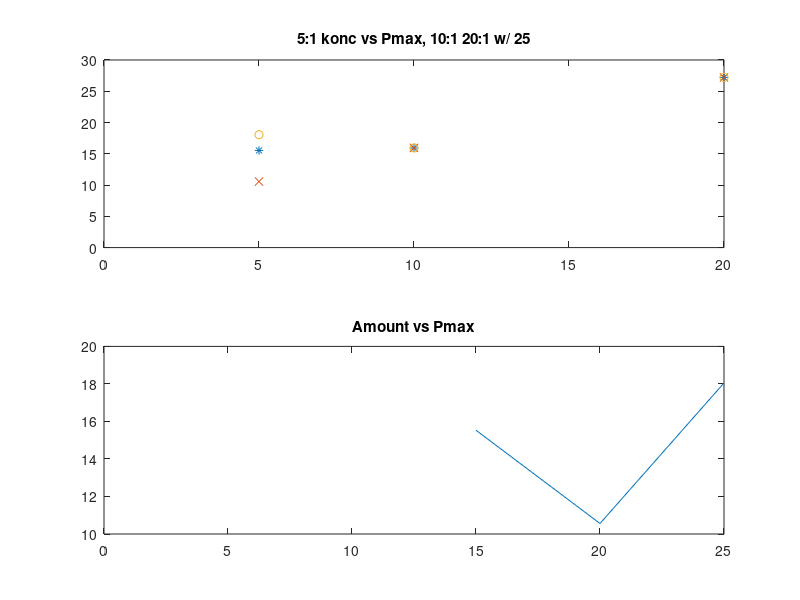

Source code (MATLAB):
close all
clear

res = [999999 899999 799999 699999 599999 499999 399999 299999 199999 99999 89999 79999 69999 59999 49999 39999 29999 19999 9999 8999 7999 6999 5999 4999 3999 2999 1999 999 899 799 699 599 499 399 299 199 99 89 79 69 59 49 39 29 19 9 8 7 6 5 4 3 2 1 0];

%--------------------------------------------------------------------------
%w 5 measurements, airampo

%stora b?garen
%mV, 999 999 - 0 Ohm
aC1_V = 200;
aC2_V = [600 600 530 530 529 529 529 528 528 527 526 522 521 520 518 517 515 513 509 507 497 486 443 431 418 401 377 343 297 232 160 073 064 057 49.1 40.6 32.5 24.4 16.2 8.0 7.2 6.4 5.6 4.7 3.9 3.0 2.2 1.4 0.6 0.4 0.3 0.3 0.2 0.1 0];

aB1_V = [402 402 396 393 388 385 374 374 363 358 349 336 330 323 316 306 296 287 286 282 283 284 282 192 073 052 026 023 021 19.7 17.0 14.2 8.7 5.8 2.8 2.5 2.2 1.9 1.6 1.3 1.0 0.7 0.4 0.1 0.1 0 0 0 0 0 0 0 0 0 0];
aB2_V = 490;
aB3_V = [566 566 564 563 561 559 557 555 553 550 547 540 539 533 527 522 516 509 498 474 402 374 340 310 276 235 193 149 101 48.5 43.6 38.6 33.5 28.6 23.5 18.9 14.0 9.2 4.5 4.0 3.5 3.1 2.6 2.1 1.6 1.2 0.7 0.3 0.2 0.2 0.1 0.1 0 0 0];

aC2_I = aC2_V./res;
aB1_I = aB1_V./res;
aB3_I = aB3_V./res;

% figure
% plot(aC2_I, aC2_V, aB1_I, aB1_V, aB3_I, aB3_V);
% legend('2C', '1B', '3B')
% title('1st airampo 2C 1B 3B')


%------------------------------------------------------------------------------------------------------
%------------------------------------------------------------------------------------------------------

%w 6 monday

%airampo, mV
aBprim1_V = [538 538 540 539 540 539 539 538 538 536 534 530 529 526 524 521 517 510 496 431 421 406 388 366 325 385 227 157 119 97 82 68 54 41 27 14 13 12 11 9 8 7 6 5 3 2 1 0.9 0.8 0.7 0.6 0.5 0.4 0.2 0];
aBprim1_I = aBprim1_V./res;
aBprim2_V = [612 612 610 609 609 608 607 606 605 604 603 601 600 598 597 595 593 589 583 564 559 552 545 535 521 500 565 389 201 175 155 135 115 105 56 37 19 17 14 12 10.5 8.6 7.0 5.1 4.0 2.0 1.5 1.3 1.1 0.9 0.7 0.6 0.4 0.2 0];
aBprim2_I = aBprim2_V./res;

aCprim1_V = [602 602 602 602 602 601 600 598 594 591 587 585 584 581 576 571 563 545 497 582 466 444 415 392 342 270 189 92.0 80.0 72.0 62.9 53.0 42.8 36.7 25.5 17.7 8.8 7.0 6.8 6.0 5.0 4.3 3.3 2.5 1.7 0.9 0.6 0.6 0.5 0.4 0.3 0.2 0.1 0 0];
aCprim1_I = aCprim1_V./res;
%felk?lla beh?vde s?tta p? silver 2ggr
aCprim2_V = [562 562 445 444 442 429 412 413 400 395 381 377 375 370 372 365 360 354 343 292 278 266 255 237 217 185 141 80 73.6 66.0 58.8 50.3 41.8 33.6 25.6 16.8 8.3 7.5 6.6 5.6 4.8 4.0 3.1 2.4 1.5 0.7 0.6 0.5 0.5 0.4 0.3 0.2 0.1 0 0];
aCprim2_V = aCprim2_V./res;

% figure
% subplot(2, 1, 1)
% plot(aBprim1_I, aBprim1_V, aBprim2_I, aBprim2_V)
% title('2nd airampo 1B 2B')
% xlim([0 0.55])
% legend('1', '2')
% subplot(2, 1, 2)
% plot(aCprim1_I, aCprim1_V, aCprim2_V, aCprim2_V)
% title('2nd airampo 1C 2C')
% xlim([0 0.55])
% legend('1', '2')


% %black maize ------------------------------------------------------------
%1:1
mX1_V = [516 516 511 509 506 504 502 500 496 491 477 467 463 455 447 437 423 401 365 270 204 183 161 142 122 99 77.0 53.8 25.5 22.1 19.2 17.1 13.6 11.4 8.8 6.5 4.3 2.1 1.9 1.6 1.4 1.2 0.9 0.7 0.5 0.3 0.2 0.1 0.1 0 0 0 0 0 0];
mX1_I = mX1_V./res;
mX2_V = [557 557 557 557 556 555 555 554 552 551 550 549 548 546 545 544 541 535 522 517 512 507 500 487 472 439 363 179 160 149 127 108 90.9 72.0 54.1 36.5 18.2 16.2 14.3 12.3 10.5 9.0 7.2 5.3 3.5 1.7 1.4 1.3 1.1 0.9 0.8 0.5 0.2 0.1 0];
mX2_I = mX2_V./res;

%2:1
mY1_V = [525 525 525 525 525 525 525 525 525 522 521 521 521 520 519 518 517 516 511 499 495 491 486 481 474 463 444 412 275 246 218 187 157 124 93 61 31 27 24 20 17.6 14.7 12.0 8.6 5.7 2.7 2.5 2.1 1.8 1.5 1.2 0.9 0.6 0.3 0];
mY1_I = mY1_V./res;
mY2_V = [584 584 584 583 583 583 582 581 581 580 576 575 574 571 571 569 567 562 553 530 520 512 501 488 467 435 280 177 123 113 98.7 85.1 69.4 55.2 41.3 27.0 13.9 12.5 10.7 9.4 7.9 6.6 5.3 3.9 2.6 1.2 1.1 1.0 0.8 0.7 0.6 0.4 0.3 0.2 0];
mY2_I = mY2_V./res;

%4:1
%m?ngden majs f?r andra m?tningen
mZ1_V = [536 536 536 535 535 534 534 533 532 531 530 528 528 527 525 524 522 519 510 506 502 497 492 486 475 460 428 307 277 246 219 186 157 134 94.2 63.5 32.2 28.8 25.3 22.3 19.0 15.7 12.6 9.4 6.1 2.8 2.5 2.3 1.9 1.6 1.3 0.9 0.6 0.2 0];
mZ1_I = mZ1_V./res;
mZ2_V = [530 530 528 529 528 527 526 526 525 524 523 522 521 510 519 517 516 513 504 501 499 496 492 486 478 463 437 336 307 280 247 210 177 142 108 71.4 35.0 31.3 27.6 24.0 21.5 18.6 13.0 10.1 6.6 3.1 2.8 2.5 2.1 1.8 1.4 1.1 0.7 0.4 0];
mZ2_I = mZ2_V./res;

%1:1
%mer majs ?n 2a, 15:15 ist?llet f?r 10:10
mXs1_V = [531 531 531 530 530 530 529 528 527 526 525 523 522 521 519 517 515 514 504 501 497 492 486 479 470 456 422 299 274 241 215 192 160 127 95.2 63.0 31.6 28.2 25.4 21.6 19.1 16.0 12.6 9.3 6.1 2.9 2.5 2.2 1.9 1.6 1.3 1.0 0.7 0.4 0];
mXs1_I = mXs1_V./res;
mXs2_V = [554 554 553 552 552 552 551 550 549 548 546 545 544 543 542 540 538 535 529 513 507 502 494 485 470 450 401 298 174 146 132 114 98 81 67.5 50.5 33.7 17.0 14.6 12.9 11.2 9.7 8.2 6.5 4.7 3.1 1.4 1.3 1.1 0.9 0.8 0.7 0.5 0.3 0];
mXs2_I = mXs2_V./res;

%? = w
%2:1, 15:7,5g
mYs1_V = [520 520 519 520 520 519 519 519 518 517 517 517 516 516 515 514 511 507 494 490 486 481 475 465 450 427 381 249 227 206 180 158 135 111 85.4 58.0 29.0 25.5 22.5 19.6 16.6 13.7 10.9 8.1 5.1 2.5 2.1 1.9 1.6 1.3 1.1 0.8 0.5 0.2 0];
mYs1_I = mYs1_V./res;
%ljus glappar
mYs2_V = [547 547 546 546 544 544 543 542 541 540 538 537 535 534 533 532 530 527 522 506 502 496 491 485 474 456 425 356 186 167 149 130 112 93.6 75.0 55.7 37.1 18.6 16.6 14.7 12.8 11.0 9.1 7.1 5.4 3.5 1.7 1.5 1.3 1.1 0.9 0.6 0.4 0.2 0];
mYs2_I = mYs2_V./res;

% figure
% subplot(5, 1, 1)
% plot(mX1_I, mX1_V, mX2_I, mX2_V)
% title('1st maize X')
% xlim([0 0.35])
% legend('1', '2')
% subplot(5, 1, 2)
% plot(mY1_I, mY1_V, mY2_I, mY2_V)
% title('1st maize Y')
% xlim([0 0.35])
% legend('1', '2')
% subplot(5, 1, 3)
% plot(mZ1_I, mZ1_V, mZ2_I, mZ2_V)
% title('1st maize Z')
% xlim([0 0.35])
% legend('1', '2')
% subplot(5, 1, 4)
% plot(mV1_I, mV1_V, mV2_I, mV2_V)
% title('1st maize V')
% xlim([0 0.35])
% legend('1', '2')
% subplot(5, 1, 5)
% plot(mW1_I, mW1_V, mW2_I, mW2_V)
% title('1st maize W')
% xlim([0 0.35])
% legend('1', '2')


%------------------------------------------------------------------------------------------------------
%------------------------------------------------------------------------------------------------------
%10/02
%3e m?tningen, majs och kanske airampo med polymer sen

%4 majs

%1:1 - en kvar
%m111_V = [366];
%m112_V = [150];
%ngt ?r fel - oklart vad
%m?ste ha f?rsk majs?
%elektrolyten ?r f?r gammal?
m113_V = [561 561 561 560 558 557 556 555 552 549 547 546 545 544 541 539 536 531 517 511 506 499 490 478 459 423 342 175 155 140 120 105 87 68 53 37 18 16 15 12.3 10.5 8.6 6.8 5.3 3.4 1.6 1.4 1.3 1.1 0.9 0.8 0.6 0.4 0.2 0];
m113_I = m113_V./res;

%2:1 - en kvar
%2 m?tna med d?liga utrustningen
m212_V = [550 550 548 547 545 545 544 543 541 549 539 537 536 535 534 533 531 528 521 518 516 512 508 502 494 480 451 348 325 298 265 230 181 142 111 76.2 42.0 37.1 33.3 29.1 25.1 20.7 16.6 12.3 8.1 3.9 3.5 3.1 2.6 2.2 1.8 1.3 0.9 0.5 0];
m212_I = m212_V./res;

%4:1
m411_V = []; %fuckad
m412_V = [615 615 614 614 613 612 611 610 609 607 606 604 603 601 600 597 593 588 570 563 557 549 539 523 498 448 335 166 146 130 113 97.4 81.4 66.5 48.8 32.3 16.2 14.5 12.8 11.2 9.6 8.0 6.3 4.7 3.1 1.5 1.3 1.2 1.0 0.8 0.7 0.6 0.4 0.2 0];
m412_I = m412_V./res;
m413_V = []; %rispad

%5:1
m511_V = [568 568 567 566 565 565 563 561 559 557 553 552 551 548 547 544 541 539 536 530 515 506 500 490 480 463 437 385 293 162 145 128 113 98.7 83.6 67.1 51.3 35.0 18.0 16.2 14.4 12.4 10.6 8.9 7.0 5.2 3.4 1.4 1.3 1.0 0.9 0.7 0.5 0.3 0];
m511_I = m511_V./res;
m512_V = [609 609 608 608 607 606 606 604 603 602 600 599 596 595 592 591 588 583 571 565 561 555 547 537 523 495 423 222 198 175 153 131 109 87.8 66.2 44.0 22.0 19.6 17.4 15.1 13.0 11.1 8.5 6.3 4.1 1.9 1.7 1.5 1.2 1.0 0.8 0.6 0.4 0.2 0];
m512_I = m512_V./res;
m513_V = []; %f?r l?g, 10mV h?gsta med bra m?tutrustning

%10:1
m1011_V = [620 620 620 620 620 619 618 617 616 614 612 611 610 609 607 605 602 597 581 575 570 563 555 543 523 491 412 215 190 170 150 128 106 85.0 63.6 42.1 20.9 18.6 16.6 14.3 12.2 10.1 8.0 6.0 3.9 1.9 1.6 1.4 1.2 1.0 0.8 0.6 0.4 0.2 0];
m1011_I = m1011_V./res;
m1012_V = [578 578 577 576 575 574 573 572 571 570 569 568 567 566 565 564 562 558 545 542 539 535 530 523 515 495 454 287 262 235 206 176 148 119 90.2 60.2 29.6 26.6 23.5 20.6 17.6 14.6 11.6 8.6 5.6 2.6 2.3 2.0 1.7 1.5 1.1 0.9 0.6 0.3 0];
m1012_I = m1012_V./res;
m1013_V = [589 589 589 589 588 588 587 587 586 585 584 582 581 579 578 576 574 572 568 562 545 537 530 521 510 492 460 404 306 165 147 132 117 101 85.0 68.4 51.6 34.9 16.0 14.2 12.3 10.6 8.8 7.0 5.2 3.4 1.6 1.5 1.3 1.1 0.9 0.7 0.5 0.4 0];
m1013_I = m1013_V./res; %hade 52 m?tpukter - la till 2 589 i b?rjan


m113_P = m113_V.*m113_I;
mX1_P = mX1_V.*mX1_I;
mX2_P = mX2_V.*mX2_I;
mXs1_P = mXs1_V.*mXs1_I;
mXs2_P = mXs2_V.*mXs2_I;
m212_P = m212_V.*m212_I;
mY1_P = mY1_V.*mY1_I;
mY2_P = mY2_V.*mY2_I;
mYs1_P = mYs1_V.*mYs1_I;
mYs2_P = mYs2_V.*mYs2_I;
m412_P = m412_V.*m412_I;
mZ1_P = mZ1_V.*mZ1_I;
mZ2_P = mZ2_V.*mZ2_I;
m511_P = m511_V.*m511_I;
m512_P = m512_V.*m512_I;
m1011_P = m1011_V.*m1011_I;
m1012_P = m1012_V.*m1012_I;
m1013_P = m1013_V.*m1013_I;

%27/2 -----------------------------------------------------
%sista omgangen mata majs, bestamma konc
%monicas matutrustning
%----------------------------------------------------------

%4.3-5V i grund?
%from 2.59 p?hittat pga m?tfel
m511_15_V = [487 486 485 483 481 478 474 466 447 353 325 301 267 235 200 163 126 86 46 39 36 31 28 23 19 17 20 7.12 6.35 6.43 6.33 5.91 5.76 4.19 4.30 3.37 3.03 2.96 2.89 2.85 2.81 2.76 2.72 2.70 2.69 2.66 2.56 2.0 1.71 1.21 1.0 1.0 0.7 0.3 0];
m511_15_I = m511_15_V./res;
m511_15_P = m511_15_V.*m511_15_I;
m512_15_V = [501 501 501 501 500 500 500 499 496 495 494 492 491 489 485 479 466 414 394 371 341 305 262 216 166 113 54 49.3 49.3 43.9 38.4 32.8 27.4 21.9 16.5 10.8 5.3 4.8 4.2 3.6 3.1 2.5 2.0 1.4 0.9 0.3 0.3 0.2 0.2 0.1 0.1 0 0 0 0];
m512_15_I = m512_15_V./res;
m512_15_P = m512_15_V.*m512_15_I;
m513_15_V = [517 517 516 515 515 514 514 513 513 511 508 506 504 503 501 499 495 489 476 420 401 378 348 311 270 222 172 119 57.2 51.5 45.8 40.0 34.4 28.6 22.9 17.2 11.5 5.7 5.1 4.6 4.0 3.4 2.9 2.3 1.7 1.1 0.6 0.5 0.4 0.3 0.3 0.2 0.1 0.1 0];
m513_15_I = m513_15_V./res;
m513_15_P = m513_15_V.*m513_15_I;
%m514_15_V = []; %gav inget
%m514_15_I = m514_15_V./res;
%m514_15_P = m514_15_V.*m514_15_I;

m511_20_V = [504 504 504 503 502 501 500 499 497 492 478 472 466 460 449 434 409 354 297 170 143 127 112 97.0 64.4 48.9 33.3 16.0 14.4 12.8 11.2 9.6 8.0 6.4 4.8 3.2 1.6 1.4 1.3 1.1 1.0 0.8 0.7 0.5 0.3 0.2 0.2 0.1 0.1 0.1 0.1 0.1 0.1 0 0];
m511_20_I = m511_20_V./res;
m511_20_P = m511_20_V.*m511_20_I;
m512_20_V = [512 511 510 510 509 508 508 507 505 500 498 496 494 492 488 481 470 444 325 300 273 244 213 181 148 114 78.1 37.6 33.7 30 26.2 22.4 18.6 15.0 11.2 7.5 3.8 3.4 3.0 2.6 1.9 1.5 1.1 0.7 0.5 0.4 0.3 0.3 0.3 0.2 0.2 0.1 0.1 0.1 0];
m512_20_I = m512_20_V./res;
m512_20_P = m512_20_V.*m512_20_I;
m513_20_V = [529 528 528 527 526 526 525 523 520 511 508 505 501 496 487 474 448 387 252 218 196 174 150 126 102 77.7 53.0 25.5 22.7 20.1 17.6 15.1 12.6 10.1 7.6 5.0 2.5 2.3 2.0 1.8 1.5 1.3 1.0 0.8 0.5 0.3 0.2 0.2 0.2 0.2 0.1 0.1 0.1 0.1 0];
m513_20_I = m513_20_V./res;
m513_20_P = m513_20_V.*m513_20_I;
%m514_20_V = []; %borta!
%m514_20_I = m514_20_V./res;
%m514_20_P = m514_20_V.*m514_20_I;
%m515_20_V = []; %gav inget
%m515_20_I = m515_20_V./res;
%m515_20_P = m515_20_V.*m515_20_I;

m511_25_V = [505 506 506 506 506 505 505 504 503 500 ...
    498 497 496 494 491 488 482 469 418 ...
    400 380 352 321 281 231 180 125 60.4 ...
    54.3 48.3 42.3 36.2 30.2 24.1 18.1 12.1 6.1 ...
    5.5 4.9 4.3 3.7 3.0 2.4 1.8 1.2 0.6 ...
    0.5 0.5 0.4 0.3 0.3 0.2 0.2 0.1 0];
m511_25_I = m511_25_V./res;
m511_25_P = m511_25_V.*m511_25_I;
m512_25_V = [497 497 497 496 496 495 495 494 493 489 ...
    487 486 484 482 479 475 468 452 378 ...
    355 326 294 260 222 182 140 95.8 46.1 ...
    41.3 36.8 32.3 27.6 23.0 18.4 13.9 9.3 4.6 ...
    4.2 3.7 3.2 2.8 2.3 1.9 1.4 0.9 0.5 ...
    0.4 0.4 0.3 0.3 0.2 0.2 0.1 0.1 0];
m512_25_I = m512_25_V./res;
m512_25_P = m512_25_V.*m512_25_I;
%m513_25_V = []; %rispad
%m513_25_I = m513_25_V./res;
%m513_25_P = m513_25_V.*m513_25_I;

m1011_25_V = [485 480 478 477 476 475 474 472 470 467 ...
    463 461 459 457 454 449 443 431 386 ...
    370 354 334 307 276 237 195 143 75.5 ...
    68.5 61.3 54.1 46.7 39.2 31.6 23.8 16.1 8.1 ...
    7.3 6.5 5.7 4.9 4.0 3.2 2.4 1.6 0.8 ...
    0.7 0.6 0.5 0.4 0.4 0.3 0.2 0.1 0];
m1011_25_I = m1011_25_V./res;
m1011_25_P = m1011_25_V.*m1011_25_I;
%m1012_25_V = [];
%m1012_25_I = m1012_25_V./res;
%m1012_25_P = m1012_25_V.*m1012_25_I;
%m1013_25_V = [];
%m1013_25_I = m1013_25_V./res;
%m1013_25_P = m1013_25_V.*m1013_25_I;

m2011_25_V = [520 520 519 518 518 517 517 516 515 512 511 510 508 507 505 503 498 490 461 451 441 426 404 368 316 250 174 84.1 75.0 66.7 58.7 50.4 42.1 33.3 25.0 16.8 8.3 7.5 6.6 5.8 5.0 4.1 3.3 2.5 1.6 0.8 0.7 0.6 0.5 0.5 0.4 0.3 0.2 0.1 0];
m2011_25_I = m2011_25_V./res;
m2011_25_P = m2011_25_V.*m2011_25_I;
m2012_25_V = [520 519 519 519 518 517 516 516 515 512 ...
    510 509 508 506 504 501 496 484 443 ...
    424 404 377 341 297 246 191 132 63.8 ...
    56.9 50.4 44.2 38.2 31.8 25.3 19.0 12.7 6.3 ...
    5.7 5.0 4.4 3.8 3.1 2.5 1.9 1.2 0.6 ...
    0.5 0.5 0.4 0.3 0.3 0.2 0.1 0.1 0];
m2012_25_I = m2012_25_V./res;
m2012_25_P = m2012_25_V.*m2012_25_I;
m2013_25_V = [503 502 502 501 501 500 499 497 496 492 ...
    488 486 484 482 479 475 468 455 405 ...
    383 364 341 313 280 240 190 137 71.3 ...
    63.9 57.0 50.3 43.3 36.2 29.1 22.0 14.7 7.4 ...
    6.7 5.9 5.1 4.4 3.7 2.9 2.2 1.4 0.7 ...
    0.6 0.6 0.5 0.4 0.3 0.3 0.2 0.1 0];
m2013_25_I = m2013_25_V./res;
m2013_25_P = m2013_25_V.*m2013_25_I;

konc = 1:1:20;
corn_am = [0 5 10 15 20 25];
am_51 = [NaN NaN NaN 15.53 10.56 18.05];

pmax15 = zeros(1, 20);
for i=1:20
    pmax15(i) = NaN;
end

pmax15(5) = 15.53;  %fel?: 20.41
pmax15(10) = 15.94;
pmax15(20) = 27.21;

pmax20 = pmax15;
pmax20(5) = 10.56;

pmax25 = pmax15;
pmax25(5) = 18.05;

figure
subplot(2, 1, 1)
plot(konc, pmax15, '*', konc, pmax20, 'x', konc, pmax25, 'o')
xlim([0 20])
ylim([0 30])
title('5:1 konc vs Pmax, 10:1 20:1 w/ 25')
subplot(2, 1, 2)
plot(corn_am, am_51)
title('Amount vs Pmax')

% figure %5:1, max utan fel 18.05, nr2 15.53
% subplot(2, 1, 1)
% plot(m511_15_I, m511_15_P, '-*', m512_15_I, m512_15_P, '-*', m513_15_I, m513_15_P, '-*', ...
%     m511_20_I, m511_20_P, '-.', m512_20_I, m512_20_P, '-.', m513_20_I, m513_20_P, '-.', ...
%     m511_25_I, m511_25_P, '-o', m512_25_I, m512_25_P, '-o')
% legend('15 fel', '15', '15', ...
%     '20', '20', '20', ...
%     '25', '25')
% xlim([0 0.15])
% title('5:1, I vs P')
% subplot(2, 1, 2)
% plot(m511_15_I, m511_15_V, '-*', m512_15_I, m512_15_V, '-*', m513_15_I, m513_15_V, '-*', ...
%     m511_20_I, m511_20_V, '-.', m512_20_I, m512_20_V, '-.', m513_20_I, m513_20_V, '-.', ...
%     m511_25_I, m511_25_V, '-o', m512_25_I, m512_25_V, '-o')
% legend('15 fel', '15', '15', ...
%     '20', '20', '20', ...
%     '25', '25')
% xlim([0 0.15])
% title('I vs V')
% 
% figure %10:1, max 15.94
% subplot(2, 1, 1)
% plot(m1011_25_I, m1011_25_P)
% xlim([0 0.15])
% title('10:1, I vs P')
% subplot(2, 1, 2)
% plot(m1011_25_I, m1011_25_V)
% xlim([0 0.15])
% title('I vs V')
% 
% figure %20:1, max 27.21, nr2 20.4
% subplot(2, 1, 1)
% plot(m2011_25_I, m2011_25_P, m2012_25_I, m2012_25_P, m2013_25_I, m2013_25_P)
% xlim([0 0.15])
% title('20:1, I vs P')
% subplot(2, 1, 2)
% plot(m2011_25_I, m2011_25_V, m2012_25_I, m2012_25_V, m2013_25_I, m2013_25_V)
% xlim([0 0.15])
% title('I vs V')

%plotta alla sista matningen 3e
% figure
% %5:1
% subplot(3, 1, 1)
% plot(m511_15_I, m511_15_P, m512_15_I, m512_15_P, m513_15_I, m513_15_P, ...
%     m511_20_I, m511_20_P, m512_20_I, m512_20_P, m513_20_I, m513_20_P, ...
%     m511_25_I, m511_25_P, m512_25_I, m512_25_P, ...
%     m2011_25_I, m2011_25_P, ...
%     m2011_25_I, m2011_25_P, m2012_25_I, m2012_25_P, m2013_25_I, m2013_25_P)
% legend('51,15 fel', '51,15', '51,15', ...
%     '51,20', '51,20', '51,20', ...
%     '51,25', '51,25', ...
%     '10', ...
%     '20,20', '20,20', '20,20')
% xlim([0 0.15])
% title('I vs P')
% 
% subplot(3, 1, 2)
% plot(m511_15_I, m511_15_V, m512_15_I, m512_15_V, m513_15_I, m513_15_V, ...
%     m511_20_I, m511_20_V, m512_20_I, m512_20_V, m513_20_I, m513_20_V, ...
%     m511_25_I, m511_25_V, m512_25_I, m512_25_V, ...
%     m2011_25_I, m2011_25_V, ...
%     m2011_25_I, m2011_25_V, m2012_25_I, m2012_25_V, m2013_25_I, m2013_25_V)
% xlim([0 0.15])
% title('I vs V')
% legend('51,15 fel', '51,15', '51,15', ...
%     '51,20', '51,20', '51,20', ...
%     '51,25', '51,25', ...
%     '10', ...
%     '20,20', '20,20', '20,20')

% figure
% subplot(5, 2, 1)
% plot(m113_I, m113_V) %mY1_I, mY1_V, mY2_I, mY2_V, 
% title('1st + 2nd maize 1:1')
% xlim([0 0.55])
% ylim([0 700])
% legend('Y1', 'Y2', '1:1')
% subplot(5, 2, 3)
% plot(m212_I, m212_V)
% title('2nd maize 2:1')
% xlim([0 0.55])
% ylim([0 700])
% %legend('Y1', 'Y2', '1.1')
% subplot(5, 2, 5)
% plot(m412_I, m412_V) %mZ1_I, mZ1_V, mZ2_I, mZ2_V, 
% title('1st + 2nd maize 4:1')
% xlim([0 0.55])
% ylim([0 700])
% legend('1Z', '2Z', '1')
% subplot(5, 2, 7)
% plot(m511_I, m511_V, m512_I, m512_V) %en f?r d?lig
% title('2nd maize 5:1')
% xlim([0 0.55])
% ylim([0 700])
% subplot(5, 2, 9)
% plot(m1011_I, m1011_V, m1012_I, m1012_V, m1013_I, m1013_V)
% title('2nd maize 10:1')
% xlim([0 0.55])
% ylim([0 700])
% subplot(5, 2, 2)
% plot(mX1_I, mX1_V, mX2_I, mX2_V)
% title('1st maize X')
% xlim([0 0.55])
% ylim([0 700])
% legend('1', '2')
% subplot(5, 2, 4)
% plot(mY1_I, mY1_V, mY2_I, mY2_V)
% title('1st maie Y')
% xlim([0 0.55])
% ylim([0 700])
% legend('1', '2')
% subplot(5, 2, 6)
% plot(mZ1_I, mZ1_V, mZ2_I, mZ2_V)
% title('1st maize Z')
% xlim([0 0.55])
% ylim([0 700])
% legend('1', '2')
% subplot(5, 2, 8)
% plot(mV1_I, mV1_V, mV2_I, mV2_V)
% title('1st maize V')
% xlim([0 0.55])
% ylim([0 700])
% legend('1', '2')
% subplot(5, 2, 10)
% plot(mW1_I, mW1_V, mW2_I, mW2_V)
% title('1st maize W')
% xlim([0 0.55])
% ylim([0 700])
% legend('1', '2')

% figure
% subplot(5, 1, 1)
% plot(m113_I, m113_V, mX1_I, mX1_V, mX2_I, mX2_V, mXs1_I, mXs1_V, mXs2_I, mXs2_V)
% title('1st + 2nd maize 1:1')
% xlim([0 0.55])
% ylim([0 700])
% legend('11', 'X1', 'X2', 'Xs1', 'Xs2')
% subplot(5, 1, 2)
% plot(m212_I, m212_V, mY1_I, mY1_V, mY2_I, mY2_V, mYs1_I, mYs1_V, mYs2_I, mYs2_V)
% title('2nd maize 2:1')
% xlim([0 0.55])
% ylim([0 700])
% legend('21', 'Y1', 'Y2', 'Ys1', 'Ys2')
% subplot(5, 1, 3)
% plot(m412_I, m412_V, mZ1_I, mZ1_V, mZ2_I, mZ2_V) 
% title('1st + 2nd maize 4:1')
% xlim([0 0.55])
% ylim([0 700])
% legend('1', '1Z', '2Z')
% subplot(5, 1, 4)
% plot(m511_I, m511_V, m512_I, m512_V) %en f?r d?lig
% title('2nd maize 5:1')
% xlim([0 0.55])
% ylim([0 700])
% subplot(5, 1, 5)
% plot(m1011_I, m1011_V, m1012_I, m1012_V, m1013_I, m1013_V)
% title('2nd maize 10:1')
% xlim([0 0.55])
% ylim([0 700])

%m?tfel p? nr 29 (-30) motsvarar 899 Ohm
%efficiency w/ measurement errors
% figure
% %1:1
% subplot(6, 1, 1)
% plot(m113_I, m113_P, mX1_I, mX1_P, mX2_I, mX2_P, mXs1_I, mXs1_P, mXs2_I, mXs2_P, '-*', [0 200], [89.49 89.49], 'k')
% title('P 1st + 2nd maize 1:1')
% xlim([0 0.55])
% ylim([0 200])
% legend('11', 'X1', 'X2', 'Xs1', 'Xs2', 'Pmax 89.49')
% ylabel('Efficiency P')
% %2:1
% subplot(6, 1, 2)
% plot(m212_I, m212_P, mY1_I, mY1_P,  '-*', mY2_I, mY2_P, mYs1_I, mYs1_P, mYs2_I, mYs2_P, '-*', [0 200], [169.9 169.9], 'k', [0 200], [121.2 121.2], 'k')
% title('P 2nd maize 2:1')
% xlim([0 0.55])
% ylim([0 200])
% legend('21', 'Y1', 'Y2', 'Ys1', 'Ys2', 'Pmax? 169.9', 'Pmax 121.2')
% %4:1
% subplot(6, 1, 3)
% plot(m412_I, m412_P, mZ1_I, mZ1_P, mZ2_I, mZ2_P, [0 200], [113 113], 'k') 
% title('P 1st + 2nd maize 4:1')
% xlim([0 0.55])
% ylim([0 200])
% legend('1', '1Z', '2Z', 'Pmax 113')
% %5:1
% subplot(6, 1, 4)
% plot(m511_I, m511_P, '-*', m512_I, m512_P, m511_15_I, m511_15_P, m512_15_I, m512_15_P, [0 200], [148.4 148.4], 'k', [0 200], [89.51 89.51], 'k') %en f?r d?lig
% title('P 2nd maize 5:1')
% xlim([0 0.55])
% ylim([0 200])
% legend('Pmax? 148.4', 'Pmax 89.51')
% %10:1
% subplot(6, 1, 5)
% plot(m1011_I, m1011_P, m1012_I, m1012_P, m1013_I, m1013_P,  '-*', [0 200], [163.4 163.4], 'k', [0 200], [103.1 103.1], 'k')
% title('P 2nd maize 10:1')
% xlim([0 0.55])
% ylim([0 200])
% legend('Pmax? 163.4', 'Pmax 103.1')
% %20:1
% subplot(6, 1, 6)
% plot(m1011_I, m1011_P, m1012_I, m1012_P, m1013_I, m1013_P,  '-*', [0 200], [163.4 163.4], 'k', [0 200], [103.1 103.1], 'k')
% title('P 2nd maize 10:1')
% xlim([0 0.55])
% ylim([0 200])
% legend('Pmax? 163.4', 'Pmax 103.1')
% 
% %effiency without measurement errors
% figure
% subplot(5, 1, 1)
% plot(m113_I, m113_P, mX1_I, mX1_P, mX2_I, mX2_P, mXs1_I, mXs1_P, [0 200], [89.49 89.49], 'k')
% title('P 1st + 2nd maize 1:1')
% xlim([0 0.55])
% ylim([0 200])
% legend('11', 'X1', 'X2', 'Xs1', 'Pmax 89.49')
% ylabel('Efficiency P')
% subplot(5, 1, 2)
% plot(m212_I, m212_P, mY2_I, mY2_P, mYs1_I, mYs1_P, [0 200], [121.2 121.2], 'k')
% title('P 2nd maize 2:1')
% xlim([0 0.55])
% ylim([0 200])
% legend('21', 'Y2', 'Ys1', 'Pmax 121.2')
% subplot(5, 1, 3)
% plot(m412_I, m412_P, mZ1_I, mZ1_P, mZ2_I, mZ2_P, [0 200], [113 113], 'k') 
% title('P 1st + 2nd maize 4:1')
% xlim([0 0.55])
% ylim([0 200])
% legend('1', '1Z', '2Z', 'Pmax 113')
% subplot(5, 1, 4)
% plot(m512_I, m512_P, [0 200], [89.51 89.51], 'k') %en f?r d?lig
% title('P 2nd maize 5:1')
% xlim([0 0.55])
% ylim([0 200])
% legend('Pmax 89.51')
% subplot(5, 1, 5)
% plot(m1011_I, m1011_P, m1012_I, m1012_P, [0 200], [103.1 103.1], 'k')
% title('P 2nd maize 10:1')
% xlim([0 0.55])
% ylim([0 200])
% legend('Pmax 103.1')


%konc vs Pmax
pmax_meas = zeros(1, 20);  %m matfel
pmax_meas(1) = 89.49;
pmax_meas(2) = 121.2;
pmax_meas(4) = 113;
pmax_meas(5) = 148.4;
pmax_meas(10) = 163.4;
pmax = pmax_meas;
pmax(5) = 89.51;
pmax(10) = 103.1;

pmax3 = pmax_meas;

% figure
% plot(konc, pmax_meas, '*-', konc, pmax, '*-');

%airampo omgang 3 ---------------------------------------------------------
%med polymerpapper

a31_V = [480 479 477 476 476 475 474 473 471 467 465 463 461 458 455 449 441 424 374 353 335 317 300 268 228 184 130 65.0 56.8 50.0 43.9 37.4 31.4 25.2 18.9 12.3 6.1 5.4 4.7 3.6 2.5 2.0 1.6 1.2 0.8 0.7 0.7 0.6 0.6 0.1 0.1 0.1 0 0 0];
a31_I = a31_V./res;

% figure
% plot(aBprim1_I, aBprim1_V, aBprim2_I, aBprim2_V, a31_I, a31_V)
% title('2nd airampo Bprim Bpoly')
% xlim([0 0.55])
% legend('1', '2', 'poly')


